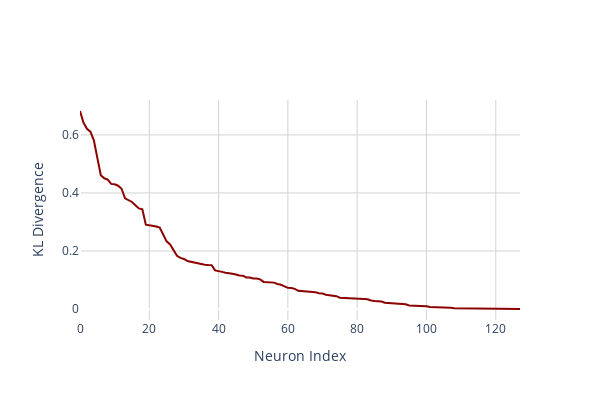

Notebook source saved alongside this figure:
### Code cell
fig = go.Figure()
fig.add_trace(go.Scatter(y=sorted(kl_divs, reverse=True), mode='lines', name='', line=dict(color='darkred', width=2)))
fig.update_layout({'plot_bgcolor': 'rgba(255, 255, 255, 1)',})
fig.update_layout(
    xaxis=dict(showgrid=True, gridwidth=1, gridcolor='LightGray'),
    yaxis=dict(showgrid=True, gridwidth=1, gridcolor='LightGray'),
)
fig.update_xaxes(title_text='Neuron Index')
fig.update_yaxes(title_text='KL Divergence')
fig.update_layout(width=600, height=400, autosize=False)
fig.show()

### Figure 1 — Plotly figure (JSON) as saved in the notebook; plotly's stock layout.template omitted (floating-point values rounded to 4 significant figures)
{"data": [{"line": {"color": "darkred", "width": 2}, "mode": "lines", "name": "", "type": "scatter", "y": [0.6824, 0.6425, 0.621, 0.6114, 0.5814, 0.5232, 0.4608, 0.4505, 0.4463, 0.4312, 0.4298, 0.4249, 0.4144, 0.3813, 0.3754, 0.369, 0.3575, 0.3467, 0.3434, 0.2908, 0.2883, 0.2871, 0.2844, 0.2804, 0.2557, 0.2332, 0.2224, 0.2031, 0.1835, 0.1762, 0.1725, 0.1656, 0.1628, 0.1584, 0.1562, 0.1556, 0.1525, 0.1516, 0.1513, 0.1332, 0.1313, 0.128, 0.1247, 0.1243, 0.1216, 0.119, 0.1154, 0.1148, 0.1086, 0.1085, 0.1053, 0.105, 0.1022, 0.09338, 0.09325, 0.09258, 0.09092, 0.08619, 0.08369, 0.07823, 0.07278, 0.07211, 0.06936, 0.06263, 0.06156, 0.06113, 0.05961, 0.05839, 0.05741, 0.05421, 0.05325, 0.04935, 0.04737, 0.04554, 0.04422, 0.03891, 0.03862, 0.0382, 0.03793, 0.03695, 0.0356, 0.03525, 0.03438, 0.03365, 0.02919, 0.02776, 0.02662, 0.02592, 0.02157, 0.0207, 0.01842, 0.01827, 0.0182, 0.018, 0.01623, 0.01194, 0.01154, 0.01153, 0.0101, 0.00992, 0.009125, 0.007205, 0.007001, 0.006708, 0.006647, 0.00611, 0.005887, 0.004643, 0.002855, 0.002609, 0.002565, 0.002296, 0.001788, 0.0008686, 0.0008288, 0.0003236, 0.0001478, 9.397e-05, 3.107e-05, 2.709e-05, 1.747e-05, 4.921e-06, 0, 0, 0, 0, 0, 0]}], "layout": {"autosize": false, "height": 400, "plot_bgcolor": "rgba(255, 255, 255, 1)", "width": 600, "xaxis": {"gridcolor": "LightGray", "gridwidth": 1, "showgrid": true, "title": {"text": "Neuron Index"}}, "yaxis": {"gridcolor": "LightGray", "gridwidth": 1, "showgrid": true, "title": {"text": "KL Divergence"}}}}
